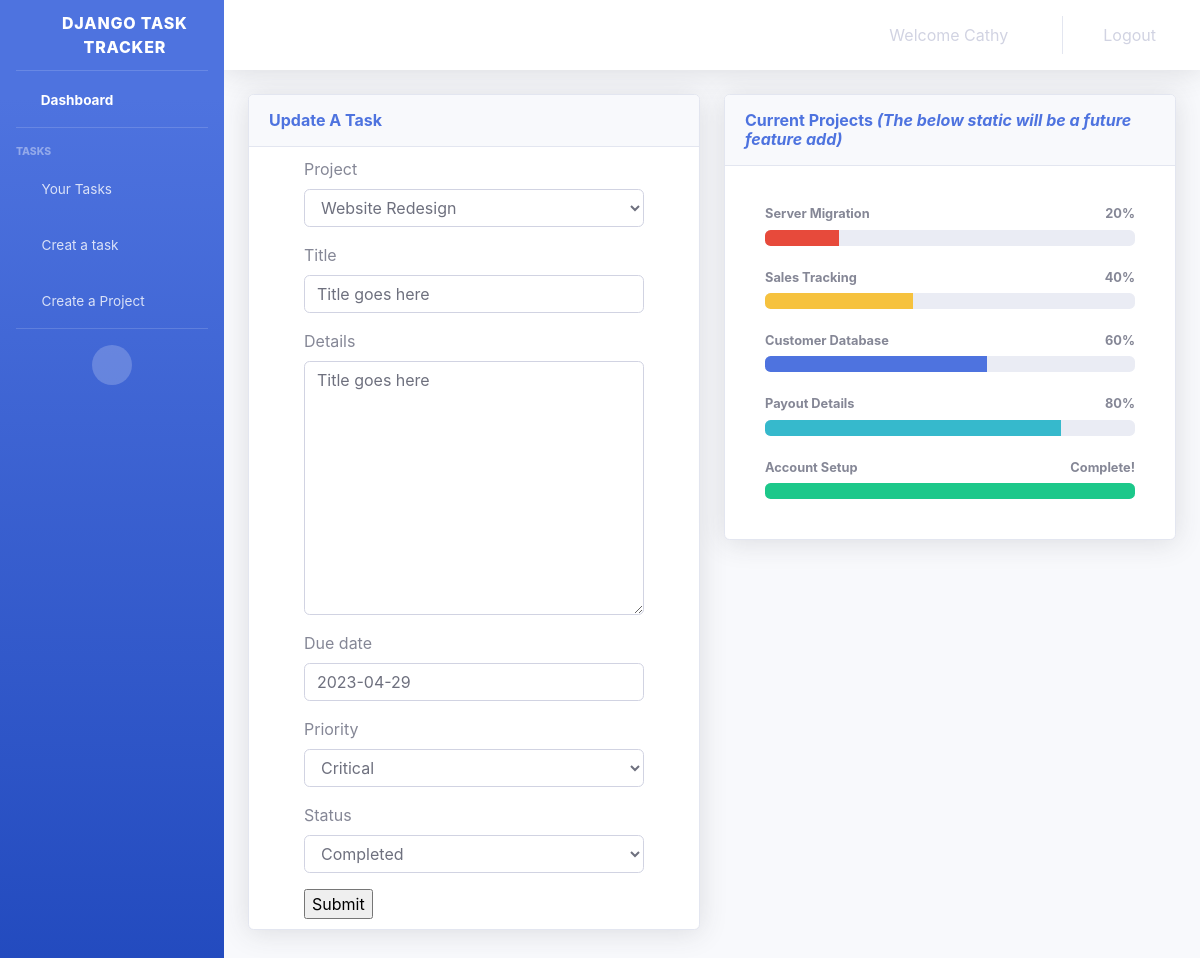
Page /update_task/19 (signed in) on the committed database.
### account/models.py (models this page shows, shortened)
class Task(models.Model):
    priority_choice= [
    ('Critical', 'Critical'),
    ('Medium', 'Medium'),
    ('Low', 'Low'),
    ('Best Effort', 'Best effort'),
    ]
    status_choice= [
    ('Ready to go', 'Ready to go'),
    ('In progress', 'In progress'),
    ('Completed', 'Completed'),
    ('stuck', 'Stuck'),
    ]
    owner = UserForeignKey(auto_user_add=True, on_delete=models.SET_NULL, null='TRUE')
    project = models.ForeignKey(Project, on_delete=models.CASCADE)
    title = models.CharField(max_length=100)
    details = models.TextField(blank=True)
    due_date = models.DateField()
    priority = models.CharField(max_length=100, null=True, choices=priority_choice)
    status = models.CharField(max_length=100, null=True, choices=status_choice)

### account/views.py (the view)
# urls.py: path('update_task/<str:pk>', views.update_task, name="update_task"),
@login_required
def update_task(request, pk):
    TableTitle = "Update A Task"
    task = Task.objects.get(id=pk)
    form = TaskForm(instance=task)
    if request.method == "POST":
        form = TaskForm(request.POST, instance=task)
        if form.is_valid():
            form.save()
            messages.success(request, 'Task Updated')
            return redirect('dashboard')
    context = {'form':form, 'TableTitle':TableTitle}
    return render(request, 'pages/task_form.html', context)

### account/forms.py
class TaskForm(ModelForm):
    class Meta:
        model = Task
        fields = "__all__"
        widgets = {
            "due_date": DatePickerInput(),
        }

### account/models.py (called while the page is built)
    def __str__(self):
        return self.name

### templates/pages/task_form.html (shortened to what this page needs)
{% extends 'base.html' %}
{% load static %}
{% load bootstrap4 %}
{% block content %}
  <div id="wrapper">
  {%include 'partials/_nav.html'%}
    <div class="container-fluid">
    <div class="row">
      <div class="col-lg-6 mb-4">
        <div class="card shadow mb-4">
          <div class="card-header py-3">
              <h6 class="m-0 font-weight-bold text-primary">{{ TableTitle }}</h6>
          </div>
          <div class="form-group" style="width: 80%;height: auto;margin: 0 auto;padding: 10px;position: relative;">
              <form action="" method="POST">
              {% bootstrap_form form %}
              <input type="submit" name="Submit" />
              </form>
          </div>
        </div>
      </div>
      <div class="col-lg-6 mb-4">
        <div class="card shadow mb-4">
            <div class="card-header py-3">
                <h6 class="m-0 font-weight-bold text-primary">Current Projects <i>(The below static will be a future feature add)</i></h6>
            </div>
            <div class="card-body">
                <div class="card-body">
                                    <h4 class="small font-weight-bold">Server Migration <span
                                            class="float-right">20%</span></h4>
                                    <div class="progress mb-4">
                                        <div class="progress-bar bg-danger" role="progressbar" style="width: 20%"
                                            aria-valuenow="20" aria-valuemin="0" aria-valuemax="100"></div>
                                    </div>
                                    <h4 class="small font-weight-bold">Sales Tracking <span
                                            class="float-right">40%</span></h4>
                                    <div class="progress mb-4">
                                        <div class="progress-bar bg-warning" role="progressbar" style="width: 40%"
                                            aria-valuenow="40" aria-valuemin="0" aria-valuemax="100"></div>
                                    </div>
                                    <h4 class="small font-weight-bold">Customer Database <span
                                            class="float-right">60%</span></h4>
                                    <div class="progress mb-4">
                                        <div class="progress-bar" role="progressbar" style="width: 60%"
                                            aria-valuenow="60" aria-valuemin="0" aria-valuemax="100"></div>
                                    </div>
                                    <h4 class="small font-weight-bold">Payout Details <span
                                            class="float-right">80%</span></h4>
                                    <div class="progress mb-4">
                                        <div class="progress-bar bg-info" role="progressbar" style="width: 80%"
                                            aria-valuenow="80" aria-valuemin="0" aria-valuemax="100"></div>
                                    </div>
                                    <h4 class="small font-weight-bold">Account Setup <span
                                            class="float-right">Complete!</span></h4>
                                    <div class="progress">
                                        <div class="progress-bar bg-success" role="progressbar" style="width: 100%"
                                            aria-valuenow="100" aria-valuemin="0" aria-valuemax="100"></div>
                                    </div>
                  </div>
                </div>
        </div>
      </div>
</div>
  </div>
{% endblock %}

### templates/partials/_nav.html (shortened to what this page needs)
        {% load static %}
        <ul class="navbar-nav bg-gradient-primary sidebar sidebar-dark accordion" id="accordionSidebar">
            <a class="sidebar-brand d-flex align-items-center justify-content-center" href="">
                <div class="sidebar-brand-icon rotate-n-15">
                    <i class="fas fa-laugh-wink"></i>
                </div>
                <div class="sidebar-brand-text mx-3">Django Task Tracker</div>
            </a>
            <hr class="sidebar-divider my-0">
            <li class="nav-item active">
                <a class="nav-link" href="{% url 'dashboard' %}">
                    <i class="fas fa-fw fa-tachometer-alt"></i>
                    <span>Dashboard</span></a>
            </li>
            <hr class="sidebar-divider">
            <div class="sidebar-heading">
                Tasks
            </div>
            <li class="nav-item">
                 <a class="nav-link" href="{% url 'your_tasks' %}" >
                    <i class="fas fa-fw fa-clipboard-check"></i>
                    <span>Your Tasks</span>
                </a>
            </li>
            <li class="nav-item">
                <a class="nav-link" href="{% url 'create_task' %}" >
                    <i class="fas fa-fw fa-edit"></i>
                    <span>Creat a task</span>
                </a>
            </li>
            <li class="nav-item">
                 <a class="nav-link" href="{% url 'create_project' %}" >
                    <i class="fas fa-fw fa-box-open"></i>
                    <span>Create a Project</span>
                </a>
            </li>
            <hr class="sidebar-divider">
            <div class="text-center d-none d-md-inline">
                <button class="rounded-circle border-0" id="sidebarToggle"></button>
            </div>
        </ul>
        <div id="content-wrapper" class="d-flex flex-column">
            <div id="content">
                <nav class="navbar navbar-expand navbar-light bg-white topbar mb-4 static-top shadow">
                    <ul class="navbar-nav ml-auto">
                        <li class="nav-item no-arrow">
                            <div class="nav-link >
                                <h5><span class="mr-2 d-none d-lg-inline text-gray-600 small">Welcome {{ user.first_name }} &nbsp;
                                <i class="fas fa-regular fa-dog fa-lg" style="color:#4e73df;"></i> </span></h5>
                            </div>
                        </li>
                        <li class="nav-item mr-3">
                            <a href="javascript:{document.getElementById('logout').submit()}"  class="nav-link">
                            <i class="fas fa-sign-out-alt"></i>Logout</a>
                        </li>
                    </ul>
                </nav>

### rows in the picture
Task: project "Website Redesign", title "Title goes here", details "Title goes here", due_date "2023-04-29", priority "Critical", status "Completed"

### other values in the picture
{{ user.first_name }} "Cathy"
{{ TableTitle }} "Update A Task"
